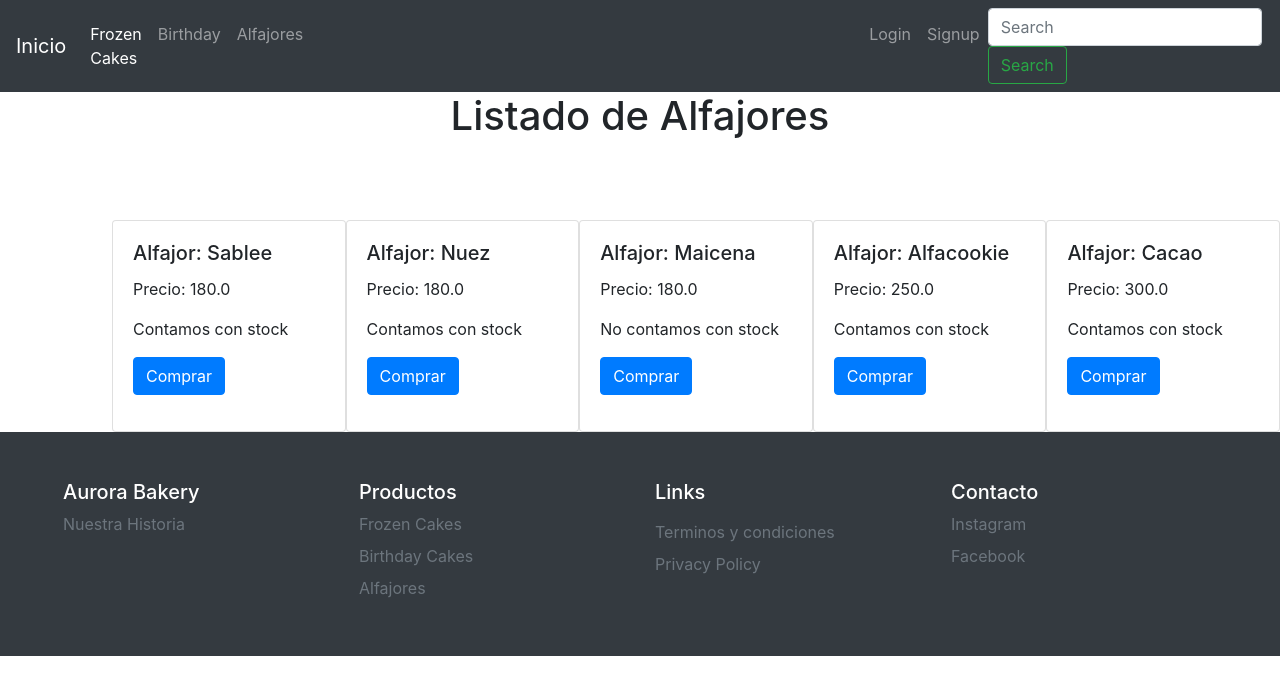
The app's page /cakes/list-alfajores/, older data.
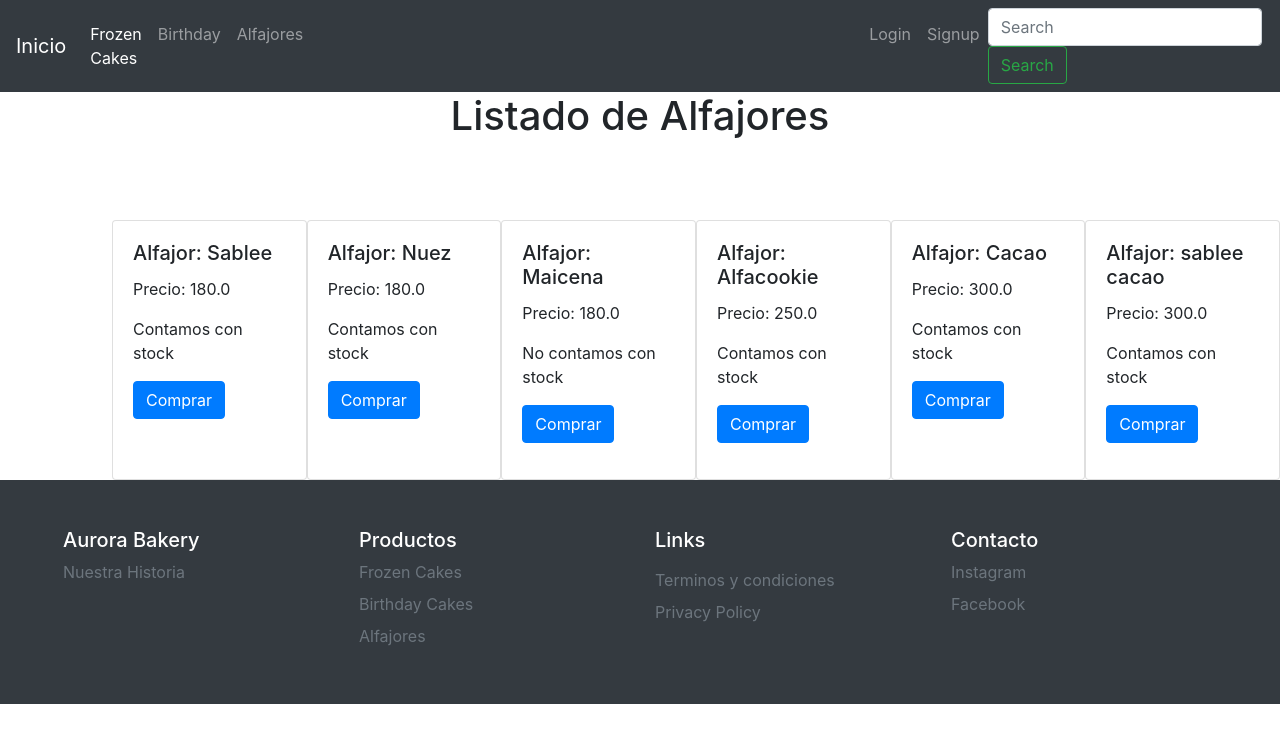
The same page, newer data.
### cakes/models.py (models this page shows, shortened)
class Alfajores(models.Model):
    name = models.CharField (max_length=50)
    price = models.FloatField()
    stock = models.BooleanField()
    imagen = models.ImageField(upload_to="productos", null=True, blank=True)
    class Meta:
        verbose_name = 'Alfajor'
        verbose_name_plural = 'Alfajores'

### cakes/views.py (the view)
# urls.py: path('list-alfajores/', list_alfajores),
def list_alfajores(request):
    all_alfajores = Alfajores.objects.all()
    context = {
        'alfajores' : all_alfajores
    }
    return render(request,'list_alfajores.html', context=context)

### templates/list_alfajores.html (shortened to what this page needs)
{% extends 'base.html'%}
{%block content%}
<body>
    <h1 style="text-align:center;"> Listado de Alfajores</h1>
    <div class="d-flex" style="margin-top:5rem; margin-left:7rem">
      {% for alfajores in alfajores%}
        <div class="card" style="width: 18rem;">
          <div class="card-body">
            <h5 class="card-title">Alfajor: {{alfajores.name}}</h5>
            <p class="card-text">Precio: {{alfajores.price}}</p>
            {% if alfajores.stock == False%}
            <p> No contamos con stock </p>
            {% else %}
            <p>Contamos con stock </p>
            {%endif%}
            <a href="#" class="btn btn-primary">Comprar</a>
        </div>
      </div>
      {% endfor %}
    </div>
{%endblock%}

Row changes from the older to the newer data that the page shows:
added Alfajores: name "sablee cacao", price "300.0", stock "Contamos con stock"
